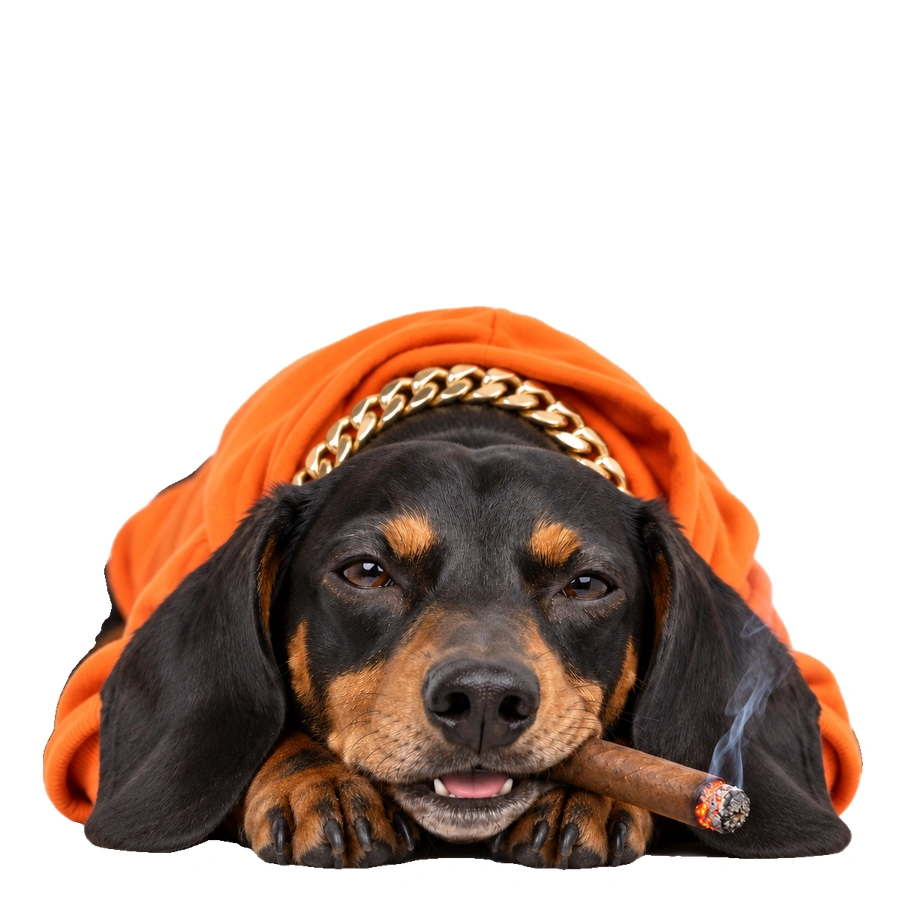
#> input picture skills/video-explicativo/personaje/perro/acostado-abierta.webp, 900 x 900 px
$ python -i collage.py   (imports and definitions only)
#> lines starting #> are read from the running program, lines starting #| are printed output that depends on the picture; after the words box and inside, x2 and y2 are one past the last pixel; in counts of white or black regions, pixels touching at a corner belong together
#> further down, picture is the input picture: PIL image 900x900 RGBA; mean R, G, B, A 74.8, 57.3, 48.4, 128.5
### skills/collage-historia/scripts/comun.py
"""Utilidades comunes de collage-historia: rutas, colores, fuentes, texto y JSON."""
import json, os, re, shutil, sys, unicodedata

RAIZ = os.path.dirname(os.path.dirname(os.path.abspath(__file__)))
FUENTES = os.path.join(RAIZ, "fuentes")
W, H, FPS = 1080, 1920, 30


def _ffmpeg():
    f = shutil.which("ffmpeg")
    if f:
        return f
    try:
        import imageio_ffmpeg
        return imageio_ffmpeg.get_ffmpeg_exe()
    except Exception:  # noqa: BLE001
        return "ffmpeg"


FFMPEG = _ffmpeg()
FFPROBE = shutil.which("ffprobe")

# Estilos: el usuario puede cambiar cualquier color con "colores" en video.json.
ESTILOS = {
    "arena": {"fondo": "#EBDDC6", "acento": "#FF7A1A", "texto": "#0E1B33", "papel": "#FBF7EE",
              "rojo": "#D9412B", "periodico": "#E4E0D6", "sombra": "#0E1B33"},
    "noche": {"fondo": "#16213A", "acento": "#FF7A1A", "texto": "#0E1B33", "papel": "#FBF7EE",
              "rojo": "#E04A33", "periodico": "#D9D4C7", "sombra": "#000000"},
    "rosa": {"fondo": "#F3D9D3", "acento": "#E8505B", "texto": "#1E1B2E", "papel": "#FFFBF5",
             "rojo": "#C8323C", "periodico": "#E8E2D8", "sombra": "#1E1B2E"},
}

ARCHIVOS_FUENTE = {"black": "Poppins-Black.ttf", "bold": "Poppins-Bold.ttf", "semi": "Poppins-SemiBold.ttf",
                   "cursiva": "Lora-Italic.ttf"}
_cache_fuentes = {}

# Palabras de enlace: nunca cierran una línea de subtítulos.
ENLACE = set("""a al ante bajo con contra de del desde el en entre hacia hasta la las le lo los mi mis me nos o
para pero por que se si sin sobre su sus te tu tus u un una unas unos y ya ni e the of to and or for""".split())


# [30 lines left out: functions hexrgb, estilo, fuente, normaliza, not called in this run]


def limpia(palabra):
    """Quita las marcas ** de una palabra del guion."""
    return palabra.replace("**", "")


# [34 lines left out: functions cargar_json, guardar_json, ancho_texto, parte_lineas, not called in this run]


def suave(t):
    t = max(0.0, min(1.0, t))
    return t * t * (3 - 2 * t)


# [21 lines left out: functions rebote, duracion_media, not called in this run]

### skills/collage-historia/scripts/collage.py
"""Piezas de papel para el collage: recortes, cinta, pegatinas, sellos, etiquetas, iconos y fondo.

Todo se dibuja con Pillow y numpy. Cada función devuelve una imagen RGBA lista para pegar.
"""
import math
import numpy as np
from PIL import Image, ImageDraw, ImageFilter, ImageChops

from comun import fuente, hexrgb, ancho_texto, parte_lineas, W, H

SS = 2  # supermuestreo para bordes suaves


def _rng(semilla):
    return np.random.default_rng(abs(hash(str(semilla))) % (2 ** 32))


# [81 lines left out: functions grano, borde_rasgado, papel, con_sombra, pega, rota and 1 more, not called in this run]


def pegatina(img, borde=12, color="#FFFFFF", contorno="#0E1B33", grosor=3):
    """Recorte fino con borde blanco de pegatina y una línea fina alrededor."""
#> called with borde = 12, color = '#FFFFFF', contorno = '#0E1B33', grosor = 3
    img = img.convert("RGBA")
    pad = borde + grosor + 4
    w, h = img.size
#> w = 900; h = 900
    lienzo = Image.new("RGBA", (w + 2 * pad, h + 2 * pad), (0, 0, 0, 0))
#> lienzo: PIL image 938x938 RGBA; every value is 0
    lienzo.alpha_composite(img, (pad, pad))
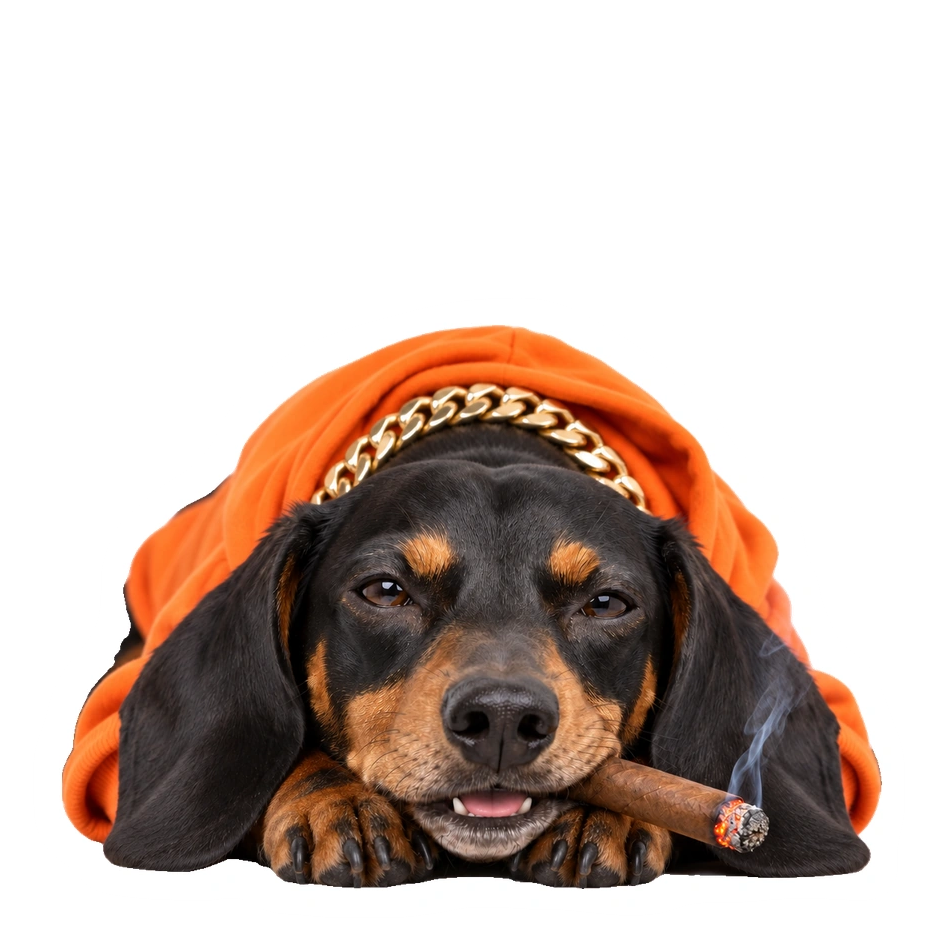
#> lienzo: PIL image 938x938 RGBA; mean R, G, B, A 65.8, 49.6, 41.5, 118.3; transparent parts drawn white
    a = lienzo.getchannel("A").point(lambda v: 255 if v > 90 else 0)
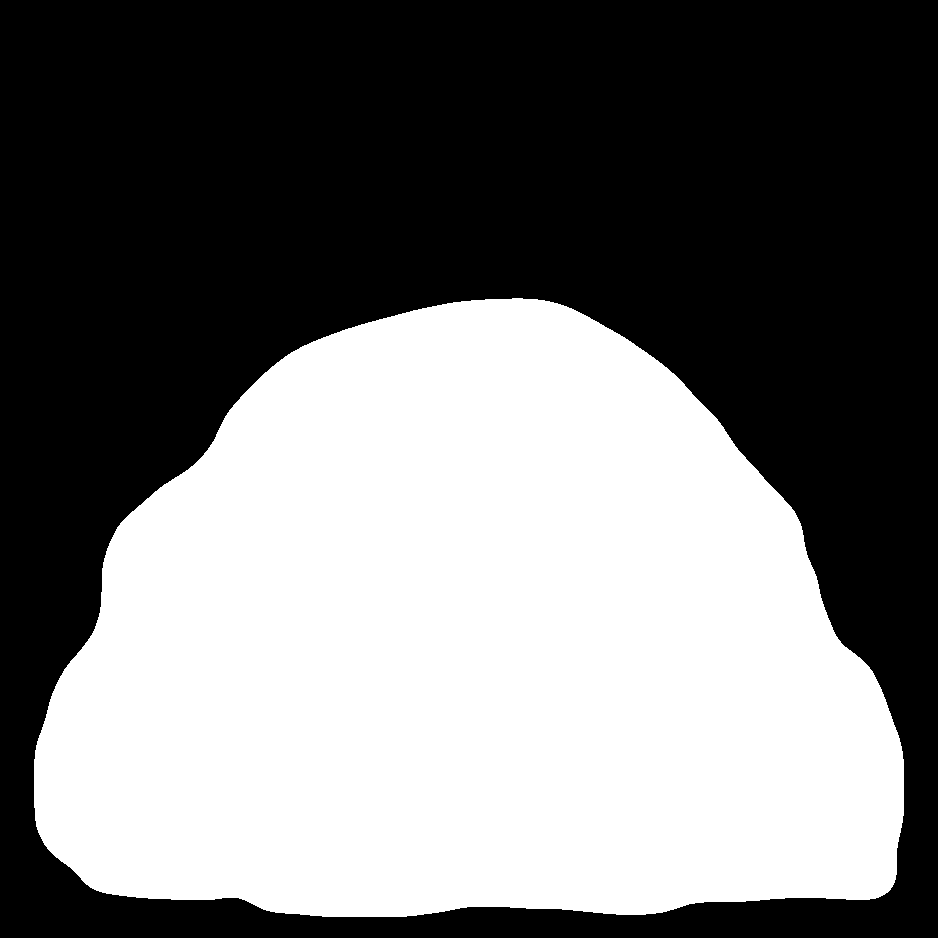
#> a: PIL image 938x938 L; 46.4% white; 1 white region, box (x1, y1, x2, y2) and area: (34, 298, 904, 917) 408485
    def crece(m, r):
        # dilatación circular aproximada por varias pasadas de MaxFilter
#> called with r = 12
        k = 3
        for _ in range(max(1, r // 1)):
            m = m.filter(ImageFilter.MaxFilter(k))
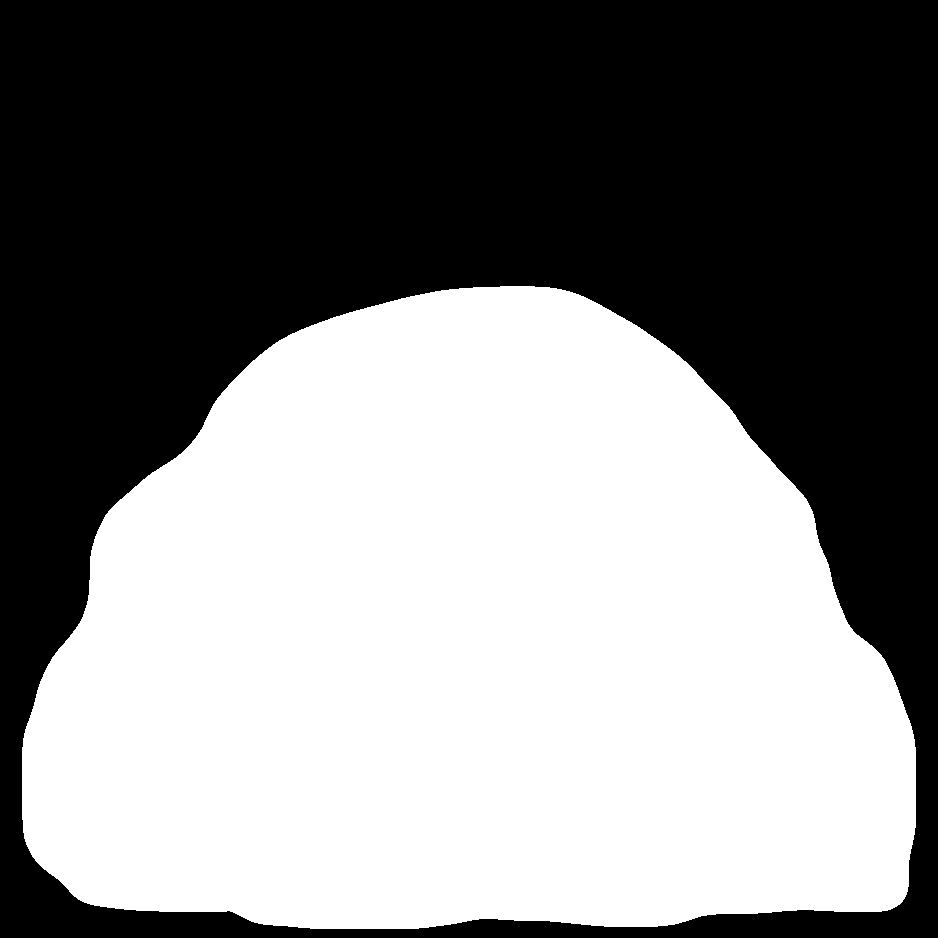
#> m: PIL image 938x938 L; 50.6% white; 1 black region, box (x1, y1, x2, y2) and area: (0, 0, 938, 938) 434766
        return m
    a_borde = crece(a, borde).filter(ImageFilter.GaussianBlur(1.2)).point(lambda v: 255 if v > 110 else 0)
#> a_borde: PIL image 938x938 L; 50.6% white; 1 black region, box (x1, y1, x2, y2) and area: (0, 0, 938, 938) 434483
    a_cont = crece(a_borde, grosor).filter(ImageFilter.GaussianBlur(0.8))
#> the loop in crece (call 2), `for _ in range(max(1, r // 1)):` made 3 passes
#> pass 1, in crece (call 2), `m = m.filter(ImageFilter.MaxFilter(k))`:
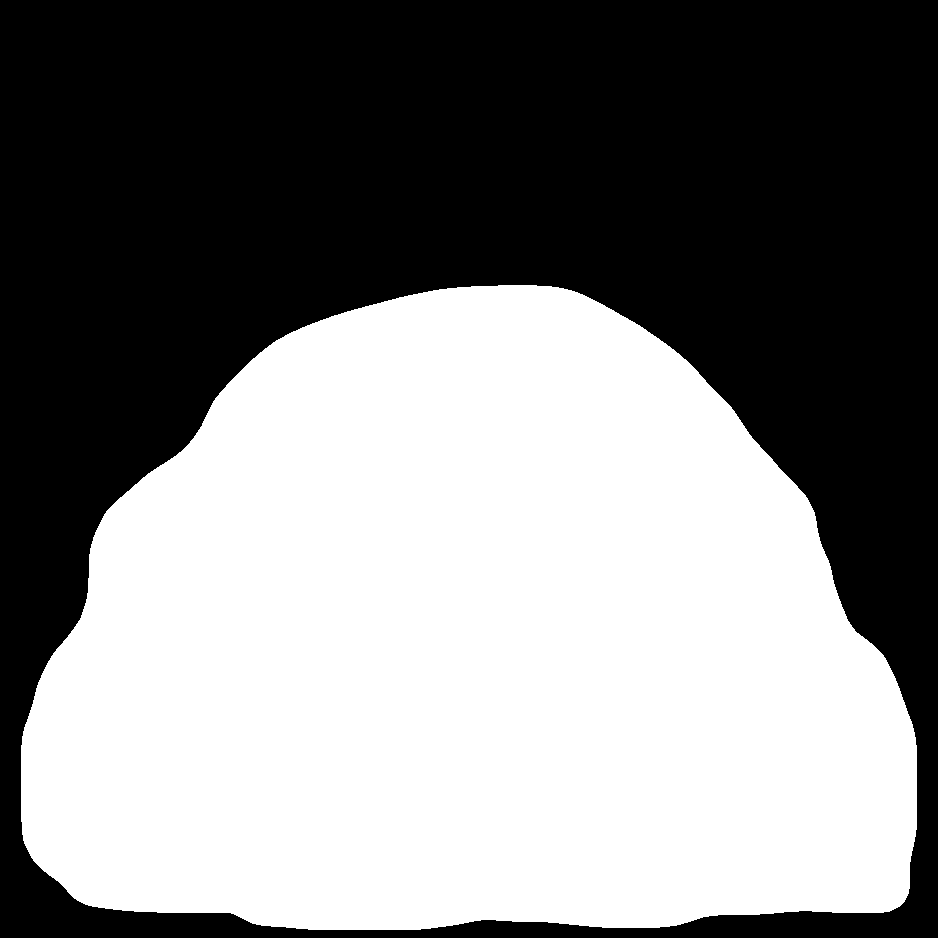
#> m: PIL image 938x938 L; 51% white; 1 black region, box (x1, y1, x2, y2) and area: (0, 0, 938, 938) 431384
#> pass 3, in crece (call 2), `m = m.filter(ImageFilter.MaxFilter(k))`:
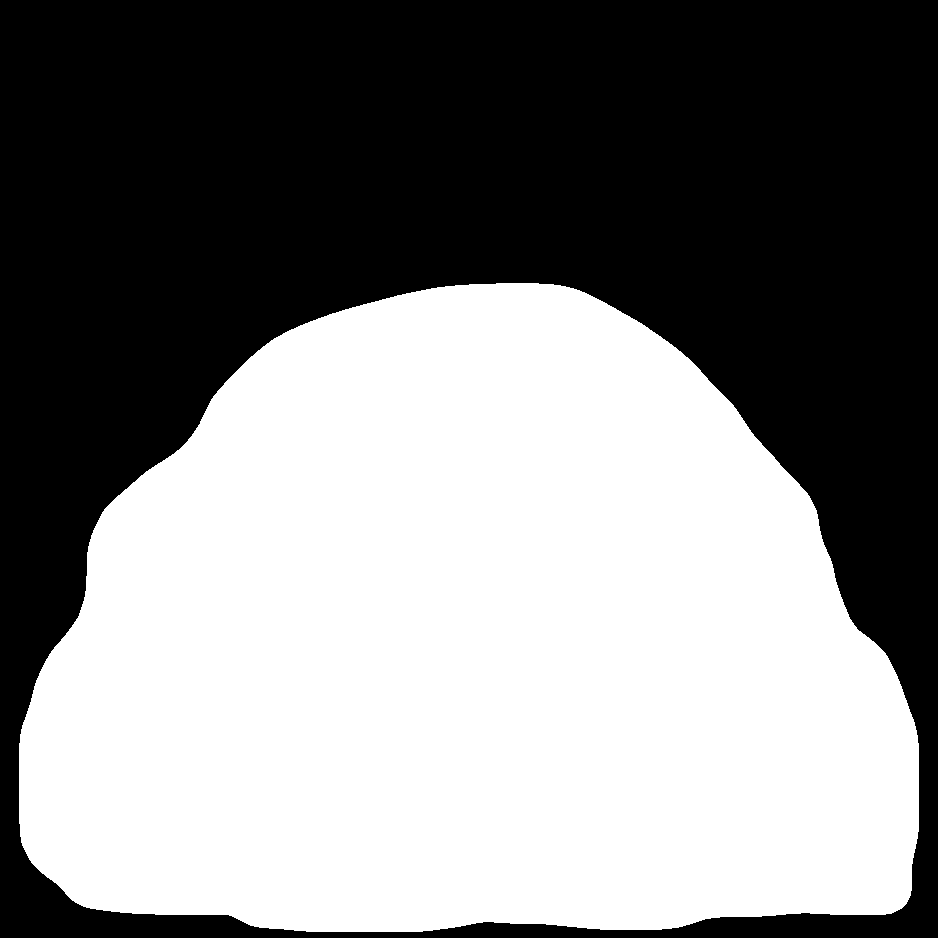
#> m: PIL image 938x938 L; 51.7% white; 1 black region, box (x1, y1, x2, y2) and area: (0, 0, 938, 938) 425164
#> (the run stopped early here; a loop or call above may not have finished)

$ run again, on skills/video-explicativo/personaje/perro/arriba-abierta.webp
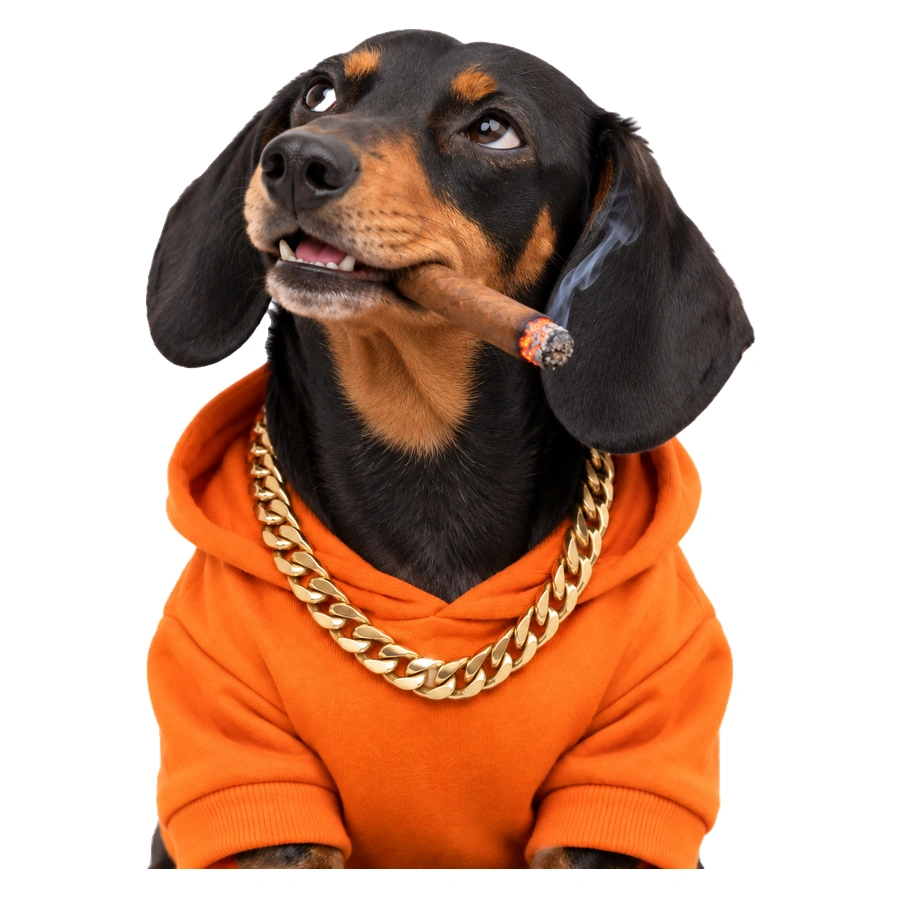
#> input picture skills/video-explicativo/personaje/perro/arriba-abierta.webp, 900 x 900 px
#> picture is the input picture: PIL image 900x900 RGBA; mean R, G, B, A 106.9, 70.5, 51.1, 158.7
#> in pegatina, `a = lienzo.getchannel("A").point(lambda v: 255 if v > 90 else 0)`:
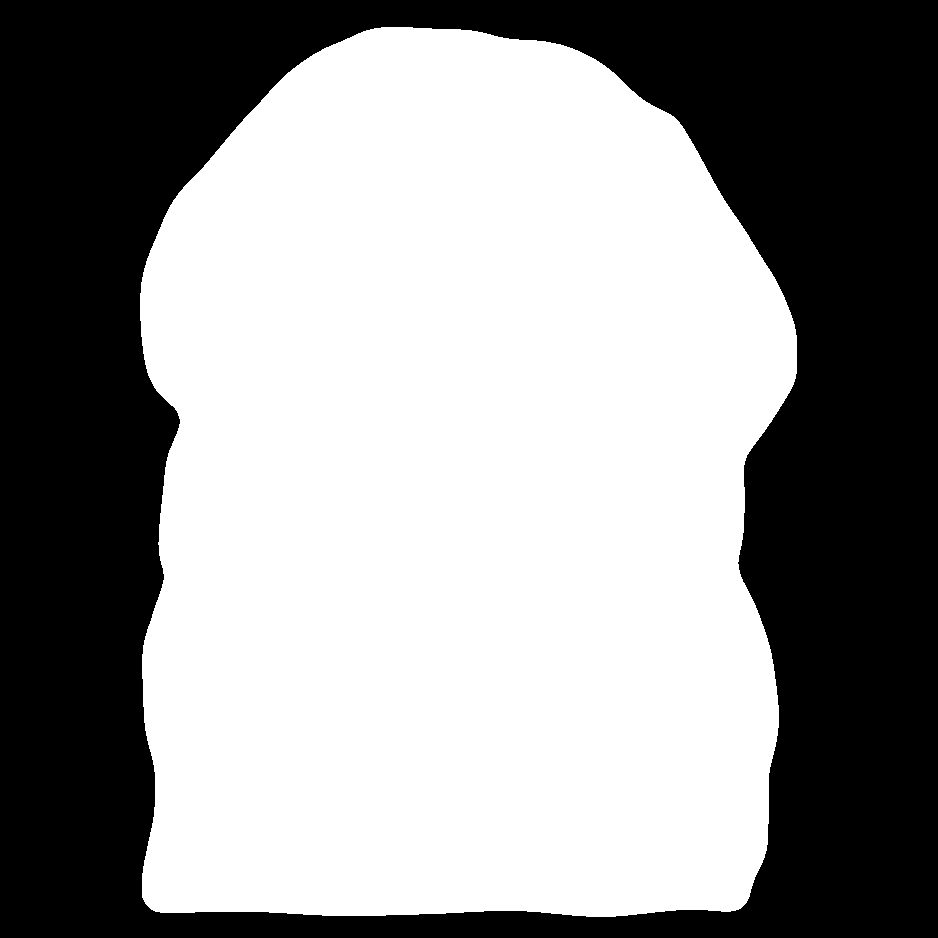
#> a: PIL image 938x938 L; 57.3% white; 1 black region, box (x1, y1, x2, y2) and area: (0, 0, 938, 938) 375540
#> a_borde: PIL image 938x938 L; 61.9% white; 1 black region, box (x1, y1, x2, y2) and area: (0, 0, 938, 938) 335077
#> the loop in crece (call 2), `for _ in range(max(1, r // 1)):` made 3 passes
#> pass 3, in crece (call 2), `m = m.filter(ImageFilter.MaxFilter(k))`:
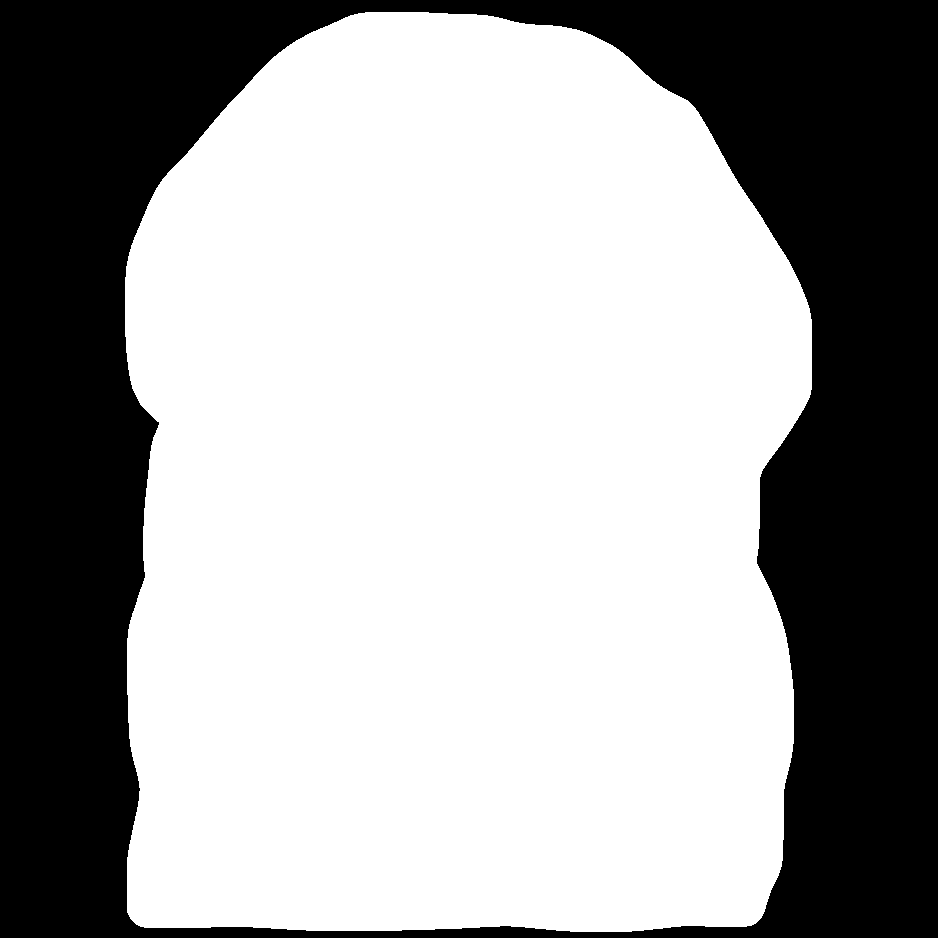
#> m: PIL image 938x938 L; 63.1% white; 1 black region, box (x1, y1, x2, y2) and area: (0, 0, 938, 938) 324905
